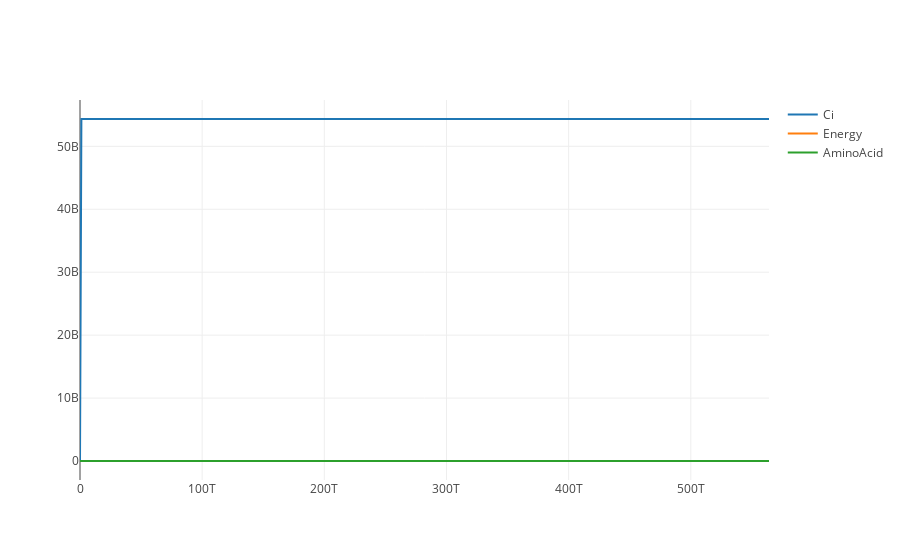

The notebook cell saved with this chart:
### Code cell
Faizi.reset()
Faizi.simulate(start = 0, end = 5.64e14, steps = 1000,selections =['time','Ci','Energy','AminoAcid'])
Faizi.plot()

Faizi.steadyStateSelections = ['Ci','Energy','AminoAcid']
values = Faizi.getSteadyStateValues()
selections = Faizi.steadyStateSelections
print(values)
print(selections)

### Figure 1 — Plotly figure (JSON) as saved in the notebook; plotly's stock layout.template omitted (floating-point values rounded to 4 significant figures; data arrays with more than 128 entries replaced by an {"elided": "..."} marker saying what was removed)
{"data": [{"type": "scatter", "x": {"elided": "1001 int values"}, "y": {"elided": "1001 float values"}, "name": "Ci", "opacity": 1, "mode": "lines"}, {"type": "scatter", "x": {"elided": "1001 int values"}, "y": {"elided": "1001 float values"}, "name": "Energy", "opacity": 1, "mode": "lines"}, {"type": "scatter", "x": {"elided": "1001 int values"}, "y": {"elided": "1001 float values"}, "name": "AminoAcid", "opacity": 1, "mode": "lines"}], "layout": {}}
